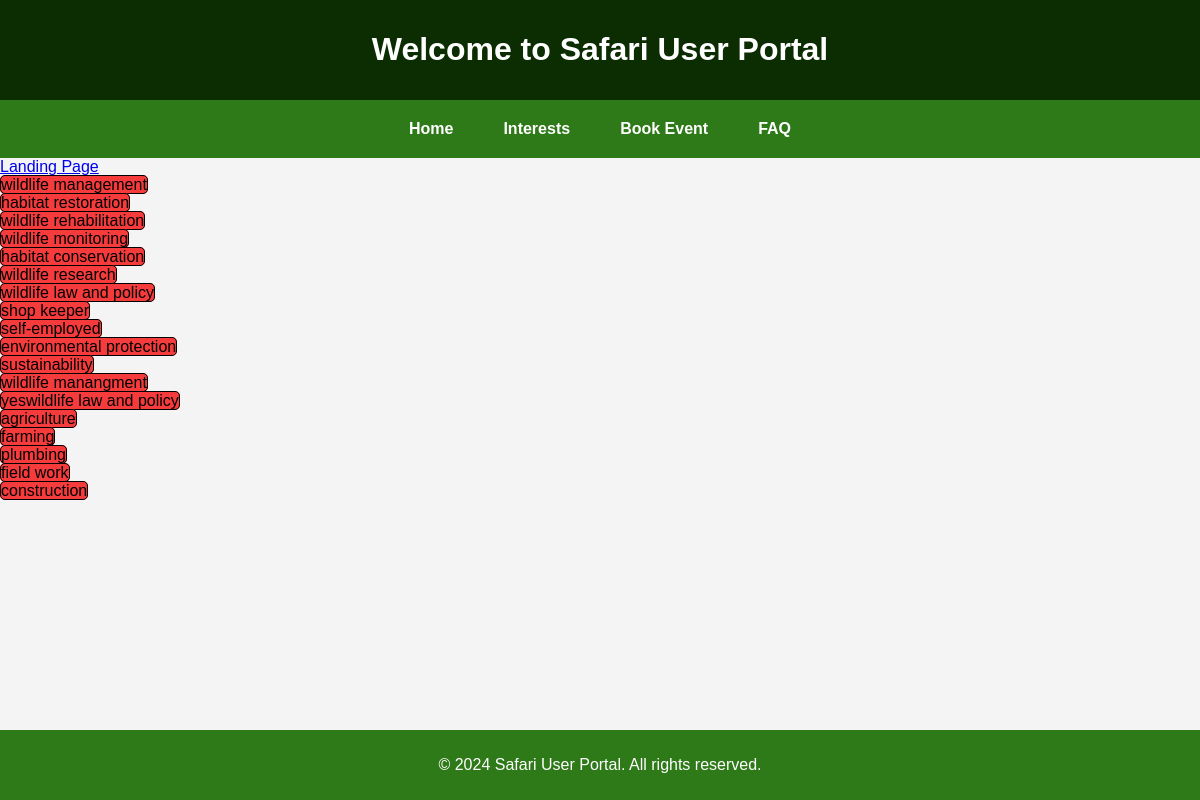
Screenshot of /safari_learning/interests/1/ (signed in) with the database file from the repository.
### safari_learning/models.py (models this page shows)
class Interest(models.Model):
    interest = models.CharField(max_length=700)

### safari_learning/views.py (the view)
# urls.py: path("interests/<int:user_id>/", views.safari_user_interests, name='interests'),
def safari_user_interests(request, user_id):
    template_name_1 = "safari_learning/interests.html"
    template_name_2 = "safari_learning/interesterror.html"
    context_variable = {}
    if request.user.is_authenticated:
        if request.method == "GET":
            if request.user.id != user_id:
                return render(request, template_name_2)
            user_interests = request.user.interests
            if user_interests:
                user_interests = user_interests.get("interests", [])
            else:
                user_interests = []
            all_interests = Interest.objects.all()
            all_courses = SafariCourse.objects.all()
            print(all_courses)
            recommended_courses = [recommended_course for recommended_course in all_courses if set(user_interests).intersection(recommended_course.course_tags.get("course_tags"))]
            context_variable["recommended_courses"] = recommended_courses
            context_variable["user_interests"] = user_interests
            context_variable["all_interests"] = all_interests
            context_variable["logged_in_user"] = request.user
            return render(request, template_name_1, context_variable)
    redirectback_here_link = reverse("safari:login")
    return redirect(redirectback_here_link)

### safari_learning/models.py (called while the page is built)
    def __str__(self):
        return "<{0}> image {1} is saved".format(self.__class__.__name__, self.file_name)

### safari_learning/templates/safari_learning/interests.html (shortened to what this page needs)
<!DOCTYPE html>
<html lang="en">
  <head>
    {% load static %}
  </head>
  <body>
    <header>
      <h1>Welcome to Safari User Portal</h1>
    </header>
    <nav>
      <a href="{% url 'safari:homepage' %}">Home</a>
      <a href="{% url 'safari:interests' logged_in_user.id %}">Interests</a>
      <a href="{% url 'safari:book_event' %}">Book Event</a>
      <a href="{% url 'safari:faq_page' %}">FAQ</a>
    </nav>
    <div>
      <a href="{% url 'safari:landing_page' %}">Landing Page</a>
    </div>
    {% if all_interests %}
      <main>
        {% if user_interests %}
          <div>
            {% for each_interest_obj in all_interests %}
              {% if each_interest_obj.interest in user_interests %}
                <button type="button" class="user_interest_btn" onclick="postRequest(event)" id="div_user_interest_{{ forloop.counter }}" >
                  <span class="user_interest_span" id="user_interest_{{ forloop.counter }}"
                  style="background-color: #6cf56c; color: white;">
                      {{ each_interest_obj.interest }}
                      </span>
                    <i class="fa-solid fa-circle-xmark" id="{{ forloop.counter }}" style="margin-left:10px; font-size: 20px;" onclick="deleteRequest(event)"></i>
                </button>
              {% else %}
                <button type="button" class="user_interest_btn" onclick="postRequest(event)" id="div_user_interest_{{ forloop.counter }}" >
                    <span class="user_interest_span" id="user_interest_{{ forloop.counter }}"
                    style="background-color: #f53b3b; color: rgb(0, 0, 0);"
                    >{{ each_interest_obj.interest }}</span>
                </button>
              {% endif %}
            {% endfor %}
          </div>
        {% else %}
          <div>
            {% for each_interest_obj in all_interests %}
              <div id="div_user_interest_{{ forloop.counter }}">
                <span onclick="postRequest(event)" id="user_interest_{{ forloop.counter }}" style="width: 100px; height: 40px; background-color: rgb(245, 59, 59); color: rgb(0, 0, 0); border: 1px solid black; border-radius: 5px;">{{ each_interest_obj.interest }}</span>
              </div>
            {% endfor %}
          </div>
        {% endif %}
      </main>
    {% else %}
      <div>No course tags filters yet</div>
    {% endif %}
    <footer>
      <p>&copy; 2024 Safari User Portal. All rights reserved.</p>
    </footer>
  </body>
</html>

### safari_learning/templates/safari_learning/interests.html (style rules this page uses)
body { font-family: Arial, sans-serif; background-color: #f4f4f4; margin: 0; padding: 0; }
header { background-color: #0b2d01; color: #fff; padding: 10px 0; text-align: center; }
nav { display: flex; justify-content: center; background-color: #2e7918; padding: 10px; }
nav a { color: white; text-decoration: none; margin: 0 15px; font-weight: bold; padding: 10px; border-radius: 5px; }
footer { background-color: #2e7918; color: #fff; text-align: center; padding: 10px 0; position: absolute; width: 100%; bottom: 0; }

### rows the page displays
Interest: interest "wildlife management"
Interest: interest "habitat restoration"
Interest: interest "wildlife rehabilitation"
Interest: interest "wildlife monitoring"
Interest: interest "habitat conservation"
Interest: interest "wildlife research"
Interest: interest "wildlife law and policy"
Interest: interest "shop keeper"
Interest: interest "self-employed"
Interest: interest "environmental protection"
Interest: interest "sustainability"
Interest: interest "wildlife manangment"
Interest: interest "yeswildlife law and policy"
Interest: interest "agriculture"
Interest: interest "farming"
Interest: interest "plumbing"
Interest: interest "field work"
Interest: interest "construction"
